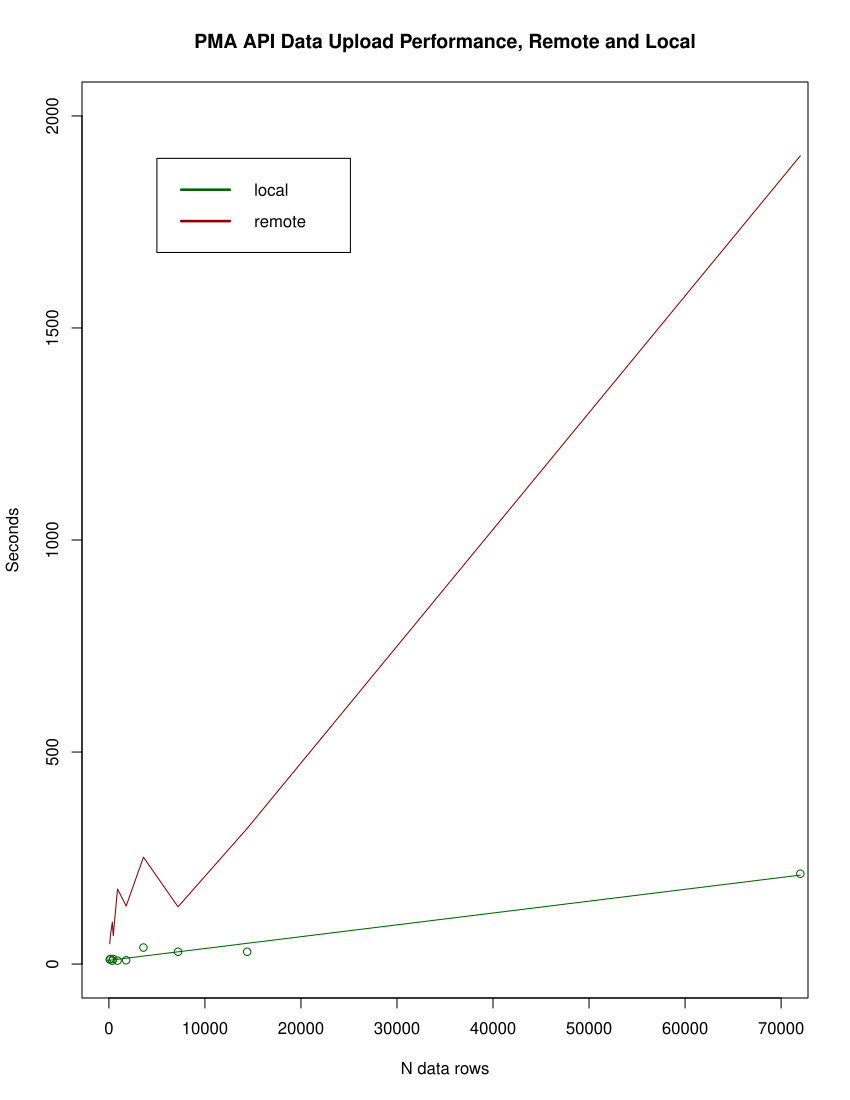

This chart was generated by the following R code:
# Actual time elapsed by 'n': 'seconds' (for 'R'): 

local_n <- c(90, 180, 360, 450, 900, 1800, 3600, 7200, 14402, 72000)
local_seconds <- c(11, 12, 8, 12, 8, 9, 39, 29, 29, 213)
local_model <- lm(local_seconds ~ local_n)

remote_n <- c(90, 180, 360, 450, 900, 1800, 3600, 7200, 14402, 72000)
remote_seconds <- c(48, 72, 99, 67, 177, 137, 252, 135, 320, 1906)
# remote_model <- lm(remote_seconds ~ remote_n)

plot(x=local_n, y=local_seconds,
     xlab='N data rows', ylab='Seconds', 
     main='PMA API Data Upload Performance, Remote and Local', col='dark green',
     # sub='(Remote and local, local regressed)',
     panel.last = lines(sort(local_n), fitted(local_model)[order(local_n)], col='dark green'),
     xlim=c(0, 70000), ylim=c(0, 2000))
lines(x=remote_n, y=remote_seconds, col='dark red')
legend(5000,1900, c('local', 'remote'), lty=c(1,1), lwd=c(2.5,2.5), col=c('dark green', 'dark red'))
